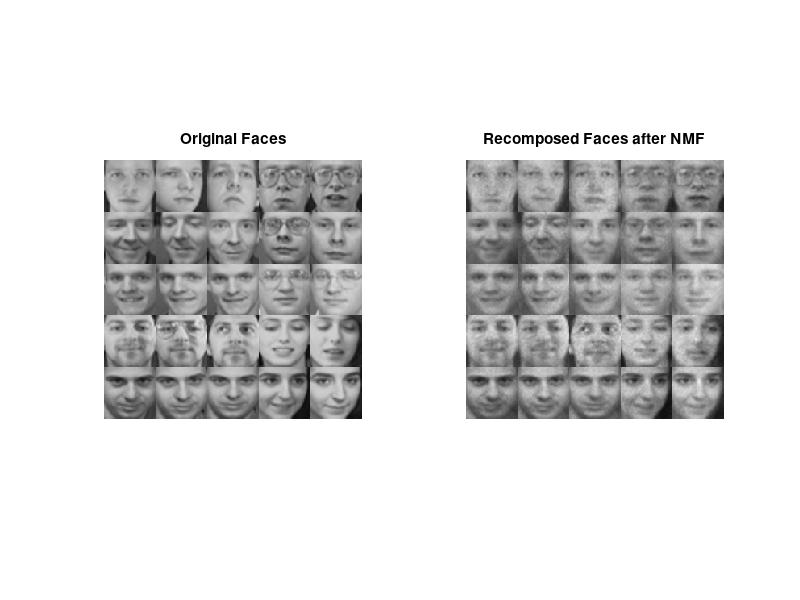

Write MATLAB code to recreate this figure.
clear
clc
load('T and V.mat');
load('faces32x400.mat');
result = T42*V42;
results = [];
k=1;
for i=1:5
    A=[];
    for j=1:5
        T = imresize(reshape(result(:,k),[32,32]),2);
        A=[A,T];
        k = k + 4;
        
    end
    results = [results;A];
end
faces = [];
k=1;
for i=1:5
    A=[];
    for j=1:5
        T = imresize(reshape(faces_new(:,k),[32,32]),2);
        A=[A,T];
        k = k + 4;
        
    end
    faces = [faces;A];
end

subplot(1,2,1);
imshow(uint8(faces));
title('Original Faces')
subplot(1,2,2);
imshow(uint8(results));
title('Recomposed Faces after NMF')
